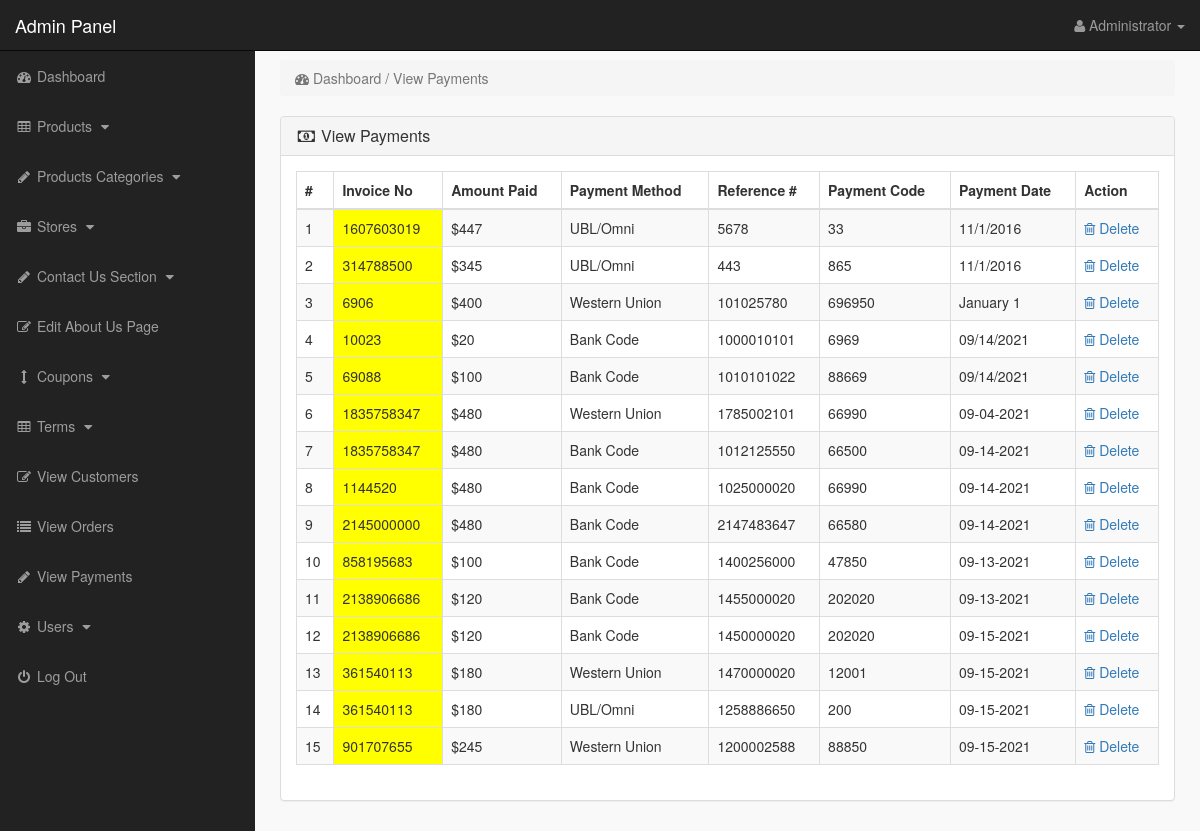
The page /admin_area/index.php?view_payments (signed in) on the database as committed earlier.
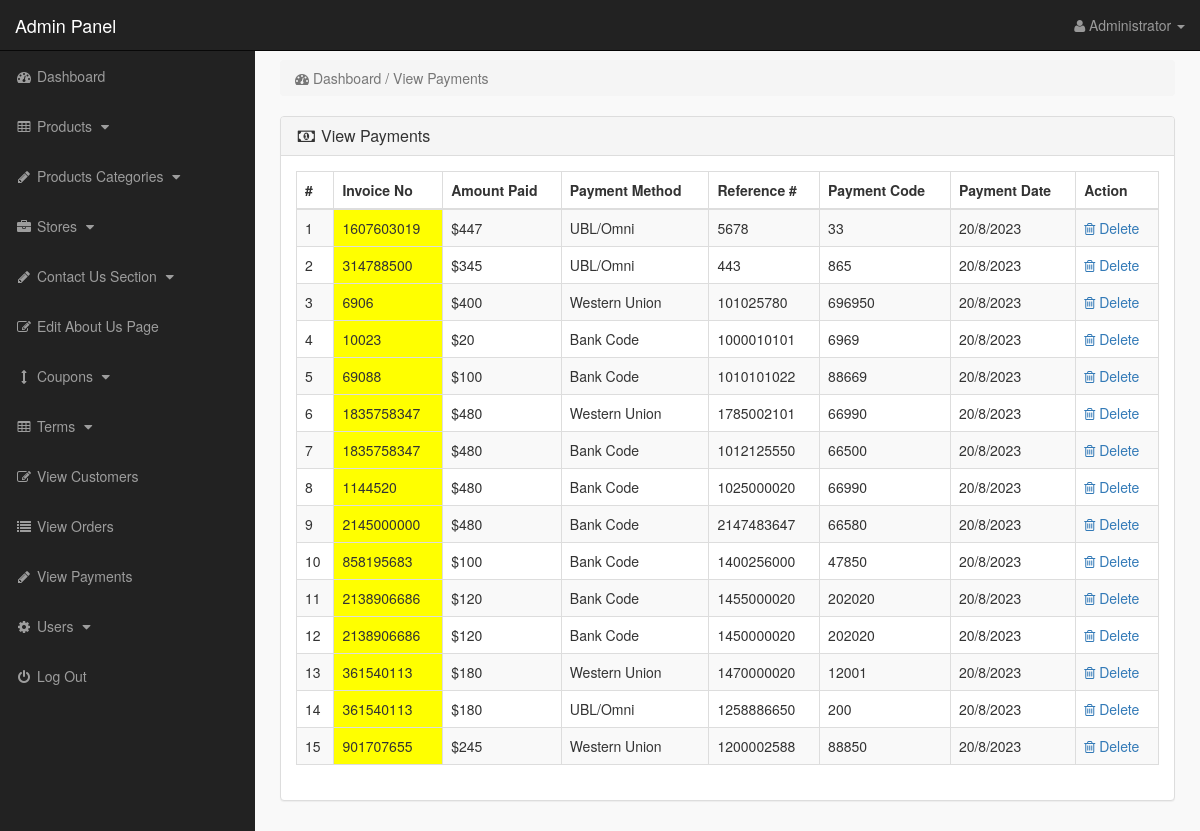
The same page on the database as committed later.
### tables this page shows
CREATE TABLE `payments` (
  `payment_id` int(10) NOT NULL,
  `invoice_no` int(10) NOT NULL,
  `amount` int(10) NOT NULL,
  `payment_mode` text NOT NULL,
  `ref_no` int(10) NOT NULL,
  `code` int(10) NOT NULL,
  `payment_date` text NOT NULL
);

### admin_area/view_payments.php (the view)
<?php
if(!isset($_SESSION['admin_email'])){
echo "<script>window.open('login.php','_self')</script>";
}
else {
?>
<div class="row">
<div class="col-lg-12">
<ol class="breadcrumb">
<li class="active">
<i class="fa fa-dashboard"></i> Dashboard / View Payments
</li>
</ol>
</div>
</div>
<div class="row">
<div class="col-lg-12">
<div class="panel panel-default">
<div class="panel-heading">
<h3 class="panel-title">
<i class="fa fa-money fa-fw"> </i> View Payments
</h3>
</div>
<div class="panel-body">
<div class="table-responsive">
<table class="table table-hover table-bordered table-striped">
<thead>
<tr>
<th>#</th>
<th>Invoice No</th>
<th>Amount Paid</th>
<th>Payment Method</th>
<th>Reference #</th>
<th>Payment Code</th>
<th>Payment Date</th>
<th>Action</th>
</tr>
</thead>
<tbody>
<?php
$i = 0;
$get_payments = "select * from payments";
$run_payments = mysqli_query($con,$get_payments);
while($row_payments = mysqli_fetch_array($run_payments)){
$payment_id = $row_payments['payment_id'];
$invoice_no = $row_payments['invoice_no'];
$amount = $row_payments['amount'];
$payment_mode = $row_payments['payment_mode'];
$ref_no = $row_payments['ref_no'];
$code = $row_payments['code'];
$payment_date = $row_payments['payment_date'];
$i++;
?>
<tr>
<td><?php echo $i; ?></td>
<td bgcolor="yellow" ><?php echo $invoice_no; ?></td>
<td>$<?php echo $amount; ?></td>
<td><?php echo $payment_mode; ?></td>
<td><?php echo $ref_no; ?></td>
<td><?php echo $code; ?></td>
<td><?php echo $payment_date; ?></td>
<td>
<a href="index.php?payment_delete=<?php echo $payment_id; ?>" >
<i class="fa fa-trash-o" ></i> Delete
</a>
</td>
</tr>
<?php } ?>
</tbody>
</table>
</div>
</div>
</div>
</div>
</div>
<?php } ?>

Rows that differ between the two databases and show on the page:
changed payments (number 1 of 15 on the later page): payment_date "11/1/2016" → "20/8/2023"
changed payments (number 2 of 15 on the later page): payment_date "11/1/2016" → "20/8/2023"
changed payments (number 3 of 15 on the later page): payment_date "January 1" → "20/8/2023"
changed payments (number 4 of 15 on the later page): payment_date "09/14/2021" → "20/8/2023"
changed payments (number 5 of 15 on the later page): payment_date "09/14/2021" → "20/8/2023"
changed payments (number 6 of 15 on the later page): payment_date "09-04-2021" → "20/8/2023"
changed payments (number 7 of 15 on the later page): payment_date "09-14-2021" → "20/8/2023"
changed payments (number 8 of 15 on the later page): payment_date "09-14-2021" → "20/8/2023"
changed payments (number 9 of 15 on the later page): payment_date "09-14-2021" → "20/8/2023"
changed payments (number 10 of 15 on the later page): payment_date "09-13-2021" → "20/8/2023"
changed payments (number 11 of 15 on the later page): payment_date "09-13-2021" → "20/8/2023"
changed payments (number 12 of 15 on the later page): payment_date "09-15-2021" → "20/8/2023"
changed payments (number 13 of 15 on the later page): payment_date "09-15-2021" → "20/8/2023"
changed payments (number 14 of 15 on the later page): payment_date "09-15-2021" → "20/8/2023"
changed payments (number 15 of 15 on the later page): payment_date "09-15-2021" → "20/8/2023"
